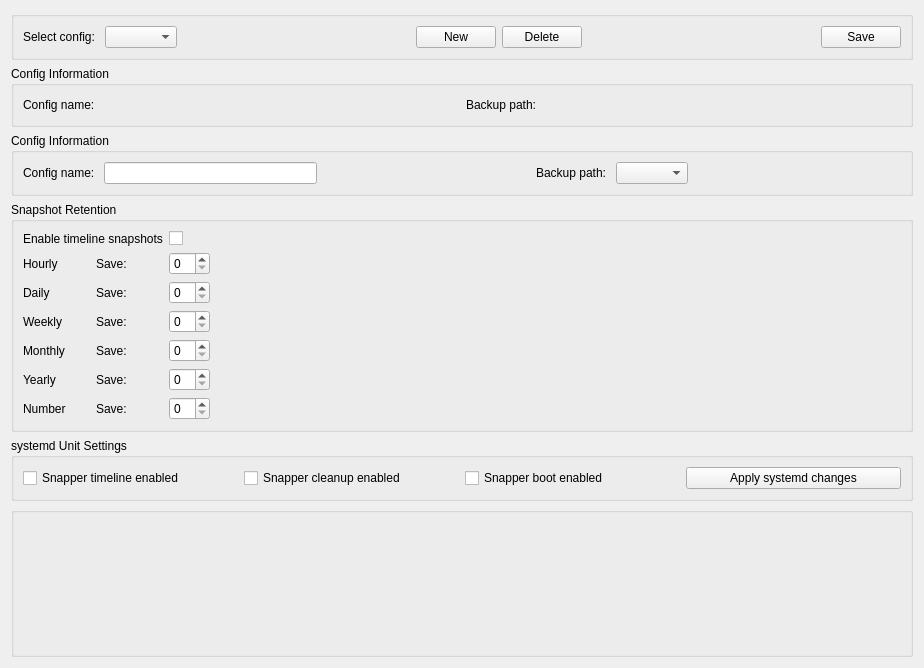
          <widget class="QWidget" name="scrollAreaWidgetContents_6">
           <property name="geometry">
            <rect>
             <x>0</x>
             <y>0</y>
             <width>924</width>
             <height>668</height>
            </rect>
           </property>
           <layout class="QVBoxLayout" name="verticalLayout_2">
            <item>
             <widget class="QGroupBox" name="groupBox_snapperConfigCrud">
              <property name="title">
               <string notr="true"/>
              </property>
              <layout class="QHBoxLayout" name="horizontalLayout_3">
               <item>
                <widget class="QLabel" name="label_6">
                 <property name="text">
                  <string>Select config: </string>
                 </property>
                </widget>
               </item>
               <item>
                <widget class="QComboBox" name="comboBox_snapperConfigSettings"/>
               </item>
               <item>
                <spacer name="horizontalSpacer_10">
                 <property name="orientation">
                  <enum>Qt::Horizontal</enum>
                 </property>
                 <property name="sizeHint" stdset="0">
                  <size>
                   <width>40</width>
                   <height>20</height>
                  </size>
                 </property>
                </spacer>
               </item>
               <item>
                <widget class="QPushButton" name="pushButton_snapperNewConfig">
                 <property name="text">
                  <string>New</string>
                 </property>
                </widget>
               </item>
               <item>
                <widget class="QPushButton" name="pushButton_snapperDeleteConfig">
                 <property name="text">
                  <string>Delete</string>
                 </property>
                </widget>
               </item>
               <item>
                <spacer name="horizontalSpacer_11">
                 <property name="orientation">
                  <enum>Qt::Horizontal</enum>
                 </property>
                 <property name="sizeHint" stdset="0">
                  <size>
                   <width>40</width>
                   <height>20</height>
                  </size>
                 </property>
                </spacer>
               </item>
               <item>
                <widget class="QPushButton" name="pushButton_snapperSaveConfig">
                 <property name="text">
                  <string>Save</string>
                 </property>
                </widget>
               </item>
              </layout>
             </widget>
            </item>
            <item>
             <widget class="QGroupBox" name="groupBox_snapperConfigDisplay">
              <property name="title">
               <string>Config Information</string>
              </property>
              <layout class="QHBoxLayout" name="horizontalLayout_4">
               <item>
                <widget class="QLabel" name="label_snapperConfigName">
                 <property name="text">
                  <string>Config name: </string>
                 </property>
                </widget>
               </item>
               <item>
                <widget class="QLabel" name="label_snapperConfigNameValue">
                 <property name="text">
                  <string notr="true"/>
                 </property>
                </widget>
               </item>
               <item>
                <spacer name="horizontalSpacer_12">
                 <property name="orientation">
                  <enum>Qt::Horizontal</enum>
                 </property>
                 <property name="sizeHint" stdset="0">
                  <size>
                   <width>40</width>
                   <height>20</height>
                  </size>
                 </property>
                </spacer>
               </item>
               <item>
                <widget class="QLabel" name="label_snapperBackupPath">
                 <property name="text">
                  <string>Backup path: </string>
                 </property>
                </widget>
               </item>
               <item>
                <widget class="QLabel" name="label_snapperBackupPathValue">
                 <property name="text">
                  <string notr="true"/>
                 </property>
                </widget>
               </item>
               <item>
                <spacer name="horizontalSpacer_13">
                 <property name="orientation">
                  <enum>Qt::Horizontal</enum>
                 </property>
                 <property name="sizeHint" stdset="0">
                  <size>
                   <width>40</width>
                   <height>20</height>
                  </size>
                 </property>
                </spacer>
               </item>
              </layout>
             </widget>
            </item>
            <item>
             <widget class="QGroupBox" name="groupBox_snapperConfigCreate">
              <property name="title">
               <string>Config Information</string>
              </property>
              <layout class="QHBoxLayout" name="horizontalLayout_7">
               <item>
                <widget class="QLabel" name="label_snapperName">
                 <property name="text">
                  <string>Config name: </string>
                 </property>
                </widget>
               </item>
               <item>
                <widget class="QLineEdit" name="lineEdit_snapperName">
                 <property name="maxLength">
                  <number>20</number>
                 </property>
                </widget>
               </item>
               <item>
                <spacer name="horizontalSpacer_14">
                 <property name="orientation">
                  <enum>Qt::Horizontal</enum>
                 </property>
                 <property name="sizeHint" stdset="0">
                  <size>
                   <width>40</width>
                   <height>20</height>
                  </size>
                 </property>
                </spacer>
               </item>
               <item>
                <widget class="QLabel" name="label_backupPath">
                 <property name="text">
                  <string>Backup path: </string>
                 </property>
                </widget>
               </item>
               <item>
                <widget class="QComboBox" name="comboBox_snapperPath">
                 <property name="sizeAdjustPolicy">
                  <enum>QComboBox::AdjustToContents</enum>
                 </property>
                </widget>
               </item>
               <item>
                <spacer name="horizontalSpacer_15">
                 <property name="orientation">
                  <enum>Qt::Horizontal</enum>
                 </property>
                 <property name="sizeHint" stdset="0">
                  <size>
                   <width>40</width>
                   <height>20</height>
                  </size>
                 </property>
                </spacer>
               </item>
              </layout>
             </widget>
            </item>
            <item>
             <widget class="QGroupBox" name="groupBox_snapperConfigSettings">
              <property name="sizePolicy">
               <sizepolicy hsizetype="Preferred" vsizetype="Expanding">
                <horstretch>0</horstretch>
                <verstretch>0</verstretch>
               </sizepolicy>
              </property>
              <property name="title">
               <string>Snapshot Retention</string>
              </property>
              <layout class="QGridLayout" name="gridLayout_27">
               <item row="4" column="1">
                <widget class="QLabel" name="label_snapperSave4">
                 <property name="text">
                  <string>Save: </string>
                 </property>
                </widget>
               </item>
               <item row="5" column="2">
                <widget class="QSpinBox" name="spinBox_snapperYearly"/>
               </item>
               <item row="1" column="2">
                <widget class="QSpinBox" name="spinBox_snapperHourly"/>
               </item>
               <item row="0" column="0" colspan="2">
                <widget class="QLabel" name="label_snapperEnableTimeline">
                 <property name="toolTip">
                  <string>Timeline snapshots are taken hourly, the cleanup job reduces the snapshots in accordance with the below settings</string>
                 </property>
                 <property name="text">
                  <string>Enable timeline snapshots</string>
                 </property>
                </widget>
               </item>
               <item row="3" column="1">
                <widget class="QLabel" name="label_snapperSave3">
                 <property name="text">
                  <string>Save: </string>
                 </property>
                </widget>
               </item>
               <item row="2" column="0">
                <widget class="QLabel" name="label_snapperDaily">
                 <property name="text">
                  <string>Daily</string>
                 </property>
                </widget>
               </item>
               <item row="2" column="1">
                <widget class="QLabel" name="label_snapperSave2">
                 <property name="text">
                  <string>Save: </string>
                 </property>
                </widget>
               </item>
               <item row="5" column="1">
                <widget class="QLabel" name="label_snapperSave5">
                 <property name="text">
                  <string>Save: </string>
                 </property>
                </widget>
               </item>
               <item row="0" column="2">
                <widget class="QCheckBox" name="checkBox_snapperEnableTimeline">
                 <property name="toolTip">
                  <string>Timeline snapshots are taken hourly, the cleanup job reduces the snapshots in accordance with the below settings</string>
                 </property>
                 <property name="text">
                  <string/>
                 </property>
                </widget>
               </item>
               <item row="3" column="2">
                <widget class="QSpinBox" name="spinBox_snapperWeekly"/>
               </item>
               <item row="2" column="2">
                <widget class="QSpinBox" name="spinBox_snapperDaily"/>
               </item>
               <item row="4" column="2">
                <widget class="QSpinBox" name="spinBox_snapperMonthly"/>
               </item>
               <item row="5" column="0">
                <widget class="QLabel" name="label_snapperYearly">
                 <property name="text">
                  <string>Yearly</string>
                 </property>
                </widget>
               </item>
               <item row="4" column="0">
                <widget class="QLabel" name="label_snapperMonthly">
                 <property name="text">
                  <string>Monthly</string>
                 </property>
                </widget>
               </item>
               <item row="6" column="2">
                <widget class="QSpinBox" name="spinBox_snapperNumber"/>
               </item>
               <item row="1" column="0">
                <widget class="QLabel" name="label_snapperHourly">
                 <property name="text">
                  <string>Hourly</string>
                 </property>
                </widget>
               </item>
               <item row="3" column="0">
                <widget class="QLabel" name="label_snapperWeekly">
                 <property name="text">
                  <string>Weekly</string>
                 </property>
                </widget>
               </item>
               <item row="6" column="1">
                <widget class="QLabel" name="label_snapperSave6">
                 <property name="text">
                  <string>Save:</string>
                 </property>
                </widget>
               </item>
               <item row="6" column="0">
                <widget class="QLabel" name="label_snapperNumber">
                 <property name="text">
                  <string>Number</string>
                 </property>
                </widget>
               </item>
               <item row="1" column="1">
                <widget class="QLabel" name="label_snapperSave1">
                 <property name="text">
                  <string>Save: </string>
                 </property>
                </widget>
               </item>
               <item row="2" column="3">
                <spacer name="horizontalSpacer_16">
                 <property name="orientation">
                  <enum>Qt::Horizontal</enum>
                 </property>
                 <property name="sizeHint" stdset="0">
                  <size>
                   <width>40</width>
                   <height>20</height>
                  </size>
                 </property>
                </spacer>
               </item>
              </layout>
             </widget>
            </item>
            <item>
             <widget class="QGroupBox" name="groupBox_snapperUnits">
              <property name="sizePolicy">
               <sizepolicy hsizetype="MinimumExpanding" vsizetype="Minimum">
                <horstretch>0</horstretch>
                <verstretch>0</verstretch>
               </sizepolicy>
              </property>
              <property name="title">
               <string>systemd Unit Settings</string>
              </property>
              <layout class="QHBoxLayout" name="horizontalLayout_6">
               <item>
                <widget class="QCheckBox" name="checkBox_snapperTimeline">
                 <property name="text">
                  <string>Snapper timeline enabled</string>
                 </property>
                 <property name="actionType" stdset="0">
                  <string notr="true">service</string>
                 </property>
                 <property name="actionData" stdset="0">
                  <string notr="true">snapper-timeline.timer</string>
                 </property>
                </widget>
               </item>
               <item>
                <widget class="QCheckBox" name="checkBox_snapperCleanup">
                 <property name="text">
                  <string>Snapper cleanup enabled</string>
                 </property>
                 <property name="actionType" stdset="0">
                  <string notr="true">service</string>
                 </property>
                 <property name="actionData" stdset="0">
                  <string notr="true">snapper-cleanup.timer</string>
                 </property>
                </widget>
               </item>
               <item>
                <widget class="QCheckBox" name="checkBox_snapperBoot">
                 <property name="text">
                  <string>Snapper boot enabled</string>
                 </property>
                 <property name="actionType" stdset="0">
                  <string notr="true">service</string>
                 </property>
                 <property name="actionData" stdset="0">
                  <string notr="true">snapper-boot.timer</string>
                 </property>
                </widget>
               </item>
               <item>
                <widget class="QPushButton" name="pushButton_snapperUnitsApply">
                 <property name="maximumSize">
                  <size>
                   <width>1000</width>
                   <height>16777215</height>
                  </size>
                 </property>
                 <property name="text">
                  <string>Apply systemd changes</string>
                 </property>
                </widget>
               </item>
              </layout>
             </widget>
            </item>
            <item>
             <widget class="QGroupBox" name="groupBox_2">
              <property name="sizePolicy">
               <sizepolicy hsizetype="Preferred" vsizetype="Expanding">
                <horstretch>0</horstretch>
                <verstretch>0</verstretch>
               </sizepolicy>
              </property>
              <property name="title">
               <string/>
              </property>
             </widget>
            </item>
           </layout>
          </widget>
